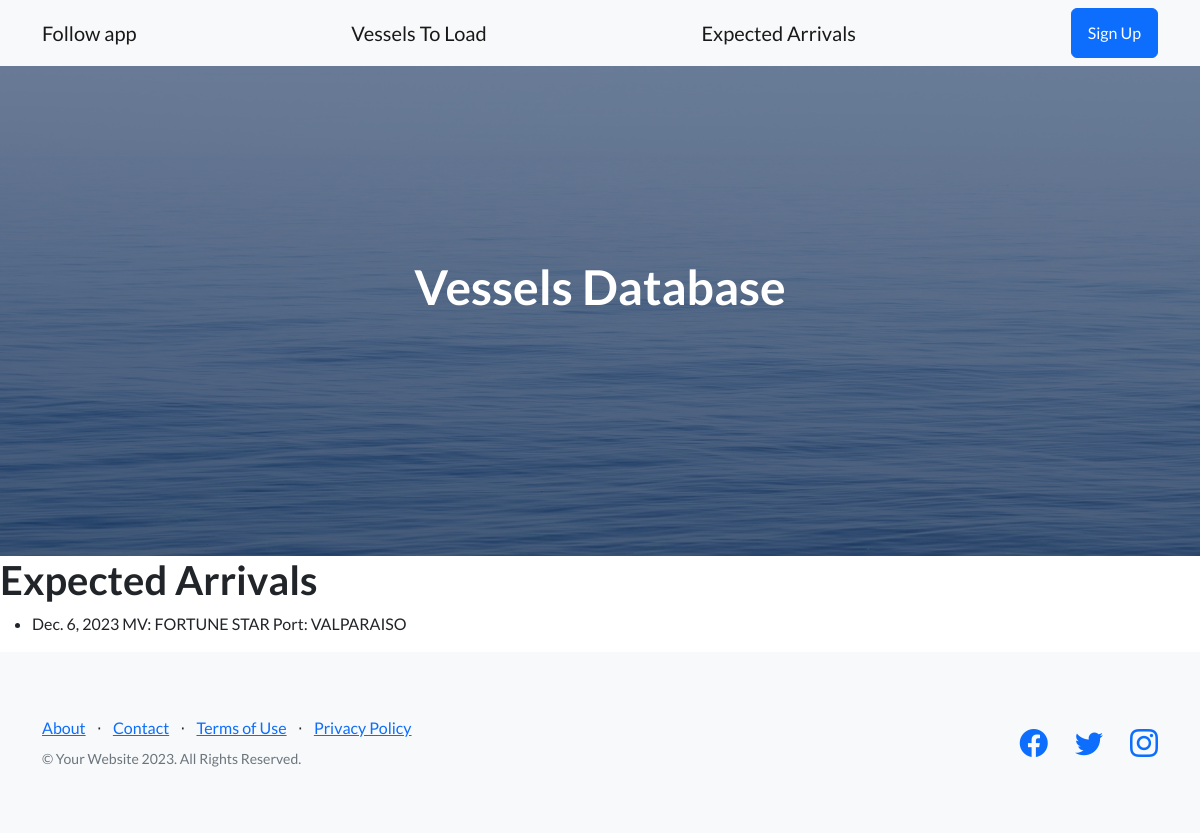
Page /vessel/expected-arrivals/ on the earlier database version.
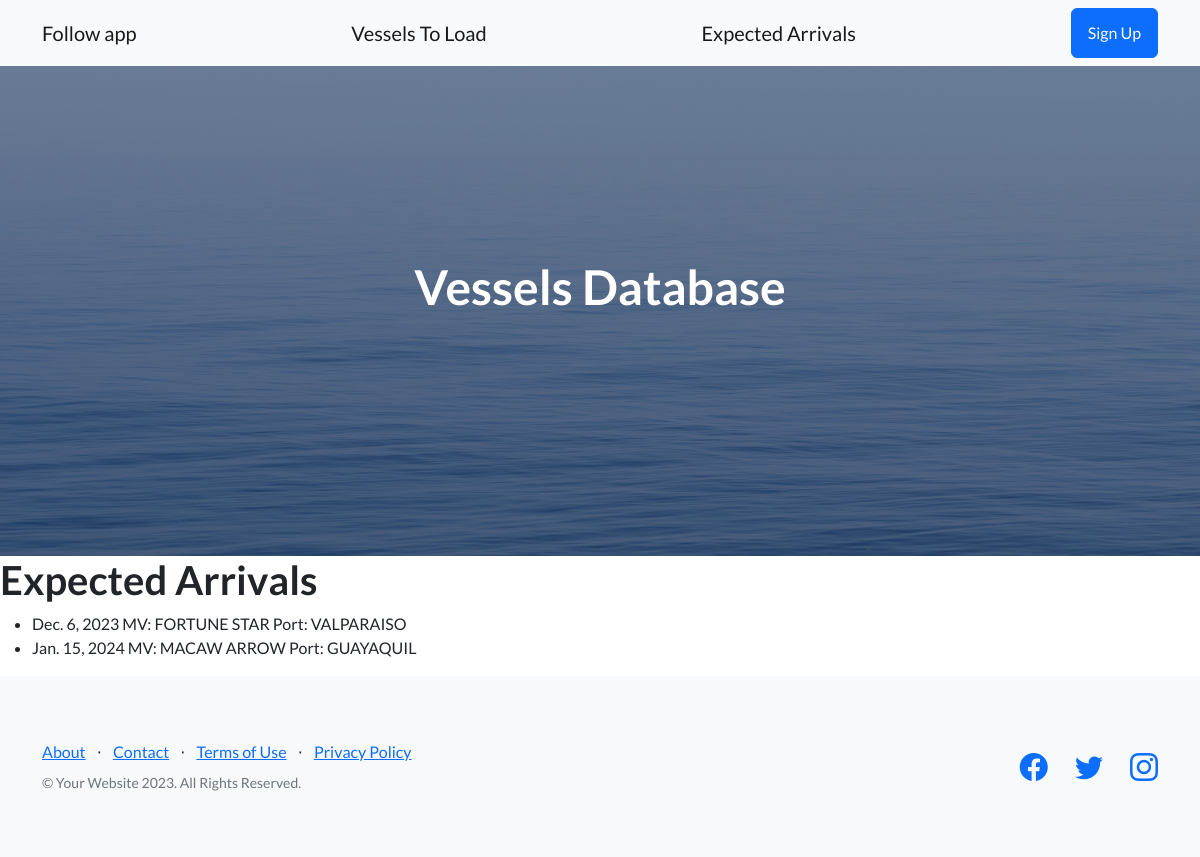
Same page on the later database version.
### Vessel/models.py (models this page shows, shortened)
class Vessel(models.Model):
    vessel_name = models.CharField(max_length=50)
    vessel_imo = models.IntegerField(blank=True, null=True)
    vessel_information = models.TextField(blank=True, null=True)
    vessel_schedule = models.TextField(blank=True, null=True)
    vessel_rotation = models.TextField(blank=True, null=True)
    transit_time = models.IntegerField(blank=True, null=True)
    loading_port = models.CharField(max_length=50, blank=True, null=True)
    anchor_loading_port = models.DateField(blank=True, null=True)
    eta_loading_port = models.DateField(blank=True, null=True)
    etb_loading_port = models.DateField(blank=True, null=True)
    ata_loading_port = models.DateField(blank=True, null=True)
    atb_loading_port = models.DateField(blank=True, null=True)
    etd_loading_port = models.DateField(blank=True, null=True)
    atd_loading_port = models.DateField(blank=True, null=True)
    discharge_port = models.CharField(max_length=50, blank=True, null=True)
    eta_discharge_port = models.DateField(blank=True, null=True)

### Vessel/views.py (the view)
# urls.py: path('expected-arrivals/', expected_arrivals, name= 'expected arrivals'),
def expected_arrivals (request):
    vesselsList = Vessel.objects.all()
    existingDates = []
    today = date.today()
    if vesselsList.exists():
     for i in vesselsList:
          if i.eta_discharge_port is not None:
           maybeUnloaded = i.eta_discharge_port + timedelta(days=7)
          if i.eta_discharge_port is not None and today <= maybeUnloaded:
               existingDates.append((i.eta_discharge_port, i.vessel_name, i.discharge_port))
     sorted_existingDates = sorted(existingDates)
     return render(request, "expected_arrivals.html", {"expected_arrivals": sorted_existingDates })

### Vessel/templates/expected_arrivals.html
{% extends 'father.html' %}
{% block contenidoQueCambia %}
<h1>Expected Arrivals</h1>
    <ul>
        {% for item in expected_arrivals %}
            <li>
                {{ item.0 }}
                MV: {{ item.1 }}
                Port: {{ item.2 }}
            </li>
        {% endfor %}
    </ul>
{% endblock contenidoQueCambia %}

Differences in the rows shown:
added Vessel: eta_discharge_port "Jan. 15, 2024", vessel_name "MACAW ARROW", discharge_port "GUAYAQUIL"
Other differences:
new list line: "MV: Port:"
